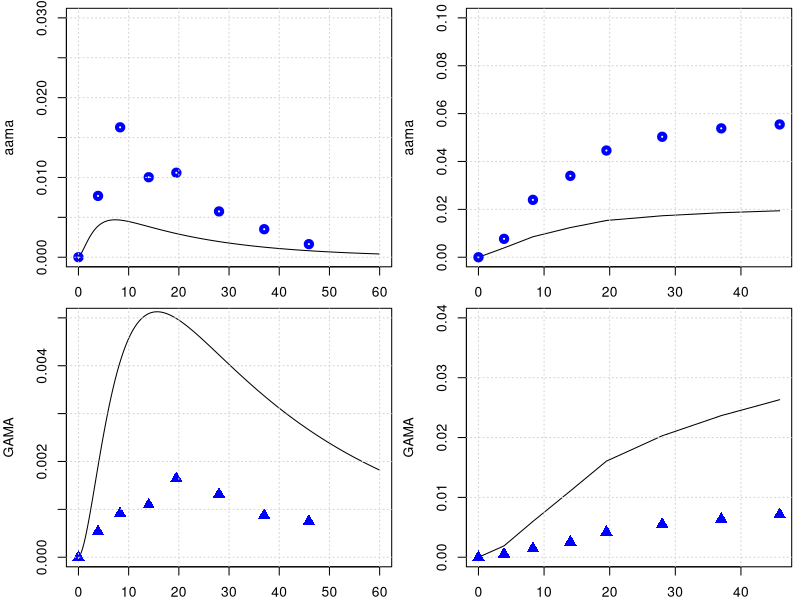

Source code (R):
library(deSolve)
library(minpack.lm)
graphics.off()

# body weight in kg
BW = 70 
# fractions of BW
##https://journals.sagepub.com/doi/pdf/10.1177/ANIB_32_3-4
F_B = 0.079 
F_B_AB = 0.35 #fraction: arterial blood of blood volume
F_B_VB = 0.65 #fraction: venous blood of blood volume
F_Li = 0.026
F_Ki = 0.0044
F_T = 1-(F_B+F_Li+F_Ki)
# organ volumes in L
V_AB <- BW*F_B*F_B_AB 
V_VB <- BW*F_B*F_B_VB 
V_T <- BW*F_T
V_Ki <- BW*F_Ki
V_Li <- BW*F_Li
# cardiac output in L/(kg*h)
##https://journals.sagepub.com/doi/pdf/10.1177/ANIB_32_3-4
QCC = 16        #12.5 # maybe 14 or 6.5 check?
Q_C = QCC*BW^0.75
#FQ_P = 2.5/100 Trine: We don't have a lung compartment in this model
FQ_Li = 0.255
FQ_Ki = 0.19 #total - there is also an aterial flow rate 
FQ_T = 1 -( FQ_Li + FQ_Ki) # +FQ_P) Trine: We don't have a lung compartment in this model
Q_Li <- Q_C*FQ_Li
Q_Ki <- Q_C*FQ_Ki
Q_T <- Q_C*FQ_T

# partition coefficient 
### we comback later
pAA_TB = 0.2
pAA_KiB = 0.8
pAA_LiB = 0.33 
# Maybe we said it earlier and these parameters are not sensitive to the model, but from which paper did you get the values of these partition coefs., 
# in the paper of Sweeney and of Li are different pAA_LiB = 0.4 and pAA_KiB = 0.8.

###I came across this paper and has a lot of interesting toxicokinetc data. Humans are
##exposed to acrylamide and measure urine metabolites. They measured 60% or possibly more.
##of ingested acrylamide is absorbed. 
##We can use half-lives, metabolite fractions, pathway ratios etc. to validate the PBPK in humans.
## 'Toxicokinetics of acrylamide in humans after ingestion of a defined dose in a test meal to improve risk assessment for acrylamide carcinogenicity'
#DOI: 10.1158/1055-9965.EPI-05-0647

# reaction rate constants 
k_AAuptake = 1 #1/h

k_onAA_T = 0.028  #1/h     # we took it from Sweenney
k_onAA_B = 0.0036  #1/h
k_onAA_Li = 0.071 #1/h
k_onAA_Ki = 0.13 #1/h

# from 0.23 to 0.35
k_cl_GSH = 0.35   # 1/h   # the half-life (t1/2) of hepatic GSH in humans is 2-3 h,then k ranges (0.23- 0.35h-1) 
#Reed et al 'A mathematical model of glutathione metabolism'
#Theoretical Biology and Medical Modelling 2008,5:8    doi:10.1186/1742-4682-5-8

# k_onAA_GSH = 0.55 # L/(mmol h)
# check, we do not use it any more.
k_exc_AAMA = 0.049   # 0.049 #1/h or 0.13 # this will change the shape


MW_aa = 71   # mg/mmol
MW_ga = 87   # mg/mmol
MW_GSH = 307.32 # mg/mmol

# Maximum velocity for enzymatic reaction 
V_max_p450 = 9 /MW_aa*BW^0.7  # mg/h  from Sweenney paper, checked!
# maximum rate of GA and AA conjugation with GSH (mg/(h BW^0.7))
Vmax_AA_GSH <- 22*BW^0.7 # from the Sweeny  fitted   mg/h

k_0_GSH = 7   # from Sweeney paper.
MW_GSH = 307.32     # mg/mmol
AGSH0 = k_0_GSH * V_Li * MW_GSH



#????????????????????????????????
#????????????????????????????????
#????????????????????????????????
#????????????????????????????????
#????????????????????????????????
#????????????????????????????????
### PARAMETERS FOR GA
# partition coefficient
pGA_TB = 0.97
pGA_LiB = 0.9
pGA_KiB = .3

#k_onGA_GSH = 0.8 #L/(mmol h)

k_onGA_T = 0.089       #1/h
k_onGA_B = 0.108       #1/h
k_onGA_Ki = k_onAA_T/2 #1/h
k_onGA_Li = 0.115      #1/h

k_exc_GAMA = 0.027     # 0.077 #1/h  # or 0.027 # from sweeney
k_exc_GAOH = 0.077     # 1/h  # from sweeney
#k_exc_GA <- .4         # 1/h Q_Ki*0.025

PL1 = 1.7     # !$'liver/blood partition AA'
PL2 = 0.9     # !$'liver/blood partition GA'

VMAXGC1 = 1   #!Vmax for GSH-AA conjugation mg/hr-kg^0.7
VMAXG1 = VMAXGC1/MW_aa*BW**0.7    # !$'Liver AA-GSH rate'

# Maximum velocity for enzymatic reaction 
V_max_EH = 20 /MW_ga*BW^0.7  
KM_p450 = 10.0
KM_EH = 100.0
# maximum rate of GA and AA conjugation with GSH (mg/(h BW^0.7))
Vmax_GA_GSH <- 20*BW^0.7 # from the Sweeny  fitted   mg/h

KMG1 = 100  #!Km with respect to AA for GSH conjugation mg/L (from Sweeny code) 
# Trine: This should be mg. Delete the term MW_aa
# Sweeney has this parameter for rats ans 100 mg/L why did you use this number and why divived by MW??
# Sweeney says this is 64 mg/L in the paper##This comment is wrong ignore
KMGG = 0.1/MW_GSH        # !KM with respect to GSH for AA or GA conjugation with GSH mmol/L. Trine: should be mg/L
####and that this is 307 mg/L #This comment is wrong ignore
KMG2 = 100  #!Km with respect to GA for GSH conjugation mM. Trine: This should be mg. Delete the term MW_aa
#The same comment as for KMG1


# from the code, not from paper
KPT_Li = 0.015    # !'protein turnover rate in liver'# this is confimred in the exp. values of Sweeney
KPT_Ki = 0.013    #  !'protein turnover rate in kidney'# 1/h this is 0.012 in Sweeney, I guess its not much of difference
KPTR = 0.013      # !'protein turnover rate in rpt'# this is 0.012 in Li et.al
KPTS = 0.0039     # !'protein turnover rate in spt'# and this they have it 0.0051 Sweeney and Li 0.0012 refering to Sweeney
KPTRB = 0.0039    # !'protein turnover rate in rbc'# how did we get that?
KPTPL = 0.0039    # !'protein turnover rate in plasma'# Sweeney has 0.012 for this value
# +++++++++++++++++++++++++++++++++++++++++++++++++++++++++++++++++
# create list of parameter
# +++++++++++++++++++++++++++++++++++++++++++++++++++++++++++++++++
params <- unlist(c(data.frame(pAA_TB, pAA_LiB, pAA_KiB,
                              pGA_TB, pGA_LiB, pGA_KiB,
                              k_onAA_T, k_onAA_B, k_onAA_Li,  k_onAA_Ki,
                              k_onGA_T, k_onGA_B, k_onGA_Li, k_onGA_Ki, 
                              k_exc_AAMA, k_exc_GAMA,
                              k_cl_GSH, V_max_p450, KM_p450, V_max_EH, KM_EH,
                              k_AAuptake)
))
yini <- c(m_AA_AB = 0.0, m_GA_AB = 0.0,      a_pb_AA_B = 0 ,
          m_AA_VB = 0.0, m_GA_VB = 0.0,
          m_AA_Ki = 0.0, m_GA_Ki = 0.0, m_AA_dose = 0 ,
          m_AA_Li = 0.0, m_AAMA = 0.0, 
          m_GA_Li = 0.0, a_pb_GA_Li = 0.0,
          m_GAMA  = 0.0,       
          m_GSH_Li = k_0_GSH * V_Li * MW_GSH, 
          m_AA_T = 0.0, m_GA_T = 0.0,
          m_GAOH = 0.0, 
          m_AA_out = 0.0, m_AA_in = 0.0, m_AA_accum = 0.0, m_AA_free = 0.0, 
          m_GA_out = 0.0, m_GA_in = 0.0, m_GA_accum = 0.0, m_GA_free = 0.0, 
          a_pb_AA_Ki = 0,  a_pb_AA_Li = 0,
          a_pb_GA_Ki = 0, a_pb_AA_T = 0
)
# ++++++++++++++++++++++++++++++++++++++++++++++++++++++++++++++++++
# PBPK model for Acrylamide 
# ++++++++++++++++++++++++++++++++++++++++++++++++++++++++++++++++++
PBPKmodelAA <- function(t,state,parameter){
  with(as.list(c(t,state,parameter)), {
    #----#---#  Model for AA  #---#---#
    # concentrations blood in the organs in mg/L
    c_AA_AB <- m_AA_AB/V_AB   
    c_AA_VB <- m_AA_VB/V_VB
    c_AA_T <- m_AA_T/V_T
    c_AA_Li <- m_AA_Li/(V_Li*PL1) #Trine: Should we multiply with PL1 as we do for GA
    c_AA_Ki <- m_AA_Ki/V_Ki
    
    c_GSH_Li <- m_GSH_Li/V_Li
    # units checked -> mg/h   
    dm_AA_dose <- -k_AAuptake*m_AA_dose
    
    # Blood
    #-----------------------------
    # units checked -> mg/h   
    dm_AA_AB <- Q_C*(c_AA_VB - c_AA_AB) -k_onAA_B*m_AA_AB
    # units checked -> mg/h   
    dm_AA_VB <- Q_T*(c_AA_T/pAA_TB) +Q_Li*(c_AA_Li/pAA_LiB) +Q_Ki*(c_AA_Ki/pAA_KiB) - Q_C*c_AA_VB -k_onAA_B*m_AA_VB
    
    # Trine: I added this. Can we make an overall turnover rate in blood? Is this correct? 
    da_pb_AA_B <- k_onAA_B*m_AA_AB + k_onAA_B*m_AA_VB - a_pb_AA_B*KPTRB
    
    # Kidney
    #---------------------------------
    # units checked -> mg/h   
    dm_AA_Ki <- Q_Ki*c_AA_AB -Q_Ki*(c_AA_Ki/pAA_KiB) -k_onAA_Ki*m_AA_Ki 
    
    # protein tunr over AA in Kidney
    da_pb_AA_Ki <- k_onAA_Ki*m_AA_Ki - a_pb_AA_Ki*KPT_Ki
   
    # unit chekced mg/h 
    metAA_GSH <- Vmax_AA_GSH * c_AA_Li * c_GSH_Li / ( (KMG1 + c_AA_Li) * (KMGG + c_GSH_Li) )
    # Then the units of this eq. are not mg/h, with the KMG1 & KMGG having the MW!
    
    metAA_P450 <- V_max_p450 * MW_aa*c_AA_Li/ (KM_p450+c_AA_Li)
    
    # units checked -> mg/h  
    dm_AA_Li <- Q_Li*(c_AA_AB - c_AA_Li/pAA_LiB) + k_AAuptake*m_AA_dose - k_onAA_Li*m_AA_Li  - metAA_P450 - metAA_GSH 
    
    # protein turn over AA in Liver
    da_pb_AA_Li <- k_onAA_Li*m_AA_Li - a_pb_AA_Li * KPT_Li
    
    # Tissue
    #--------------------------------------------------------------
    # units checked -> mg/h   
    dm_AA_T <- Q_T*(c_AA_AB - c_AA_T/pAA_TB) -k_onAA_T*m_AA_T
    # protein turn over AA in Tussue
    da_pb_AA_T <- k_onAA_T*m_AA_T - a_pb_AA_T * KPTS
    
    # Urine
    #-------------------------------------------------------------
    # units checked -> mg/h   
    dm_AAMA <- metAA_GSH  - m_AAMA*k_exc_AAMA 

    dm_AA_out <- metAA_P450 + metAA_GSH
    dm_AA_in <- k_AAuptake*m_AA_dose
    dm_AA_accum <- k_onAA_B*m_AA_AB +k_onAA_B*m_AA_VB +k_onAA_T*m_AA_T +k_onAA_Li*m_AA_Li +k_onAA_Ki*m_AA_Ki
    dm_AA_free <- dm_AA_AB + dm_AA_VB +dm_AA_T +dm_AA_Li +dm_AA_Ki
    
    ########################################################################################    
    #----#---#  Model for Ga  #---#---#    
    #concentrations blood in the organs in mg/L
    c_GA_AB <- m_GA_AB/V_AB ;   c_GA_VB <- m_GA_VB/V_VB
    c_GA_T <- m_GA_T/V_T
    c_GA_Li <- m_GA_Li/(V_Li*PL2)
    c_GA_Ki <- m_GA_Ki/V_Ki
    
    # Blood
    #-----------------------------
    # units checked -> mg/h   
    dm_GA_AB <- Q_C*(c_GA_VB - c_GA_AB) -k_onGA_B*m_GA_AB
    # units checked -> mg/h   
    dm_GA_VB <- Q_T*(c_GA_T/pGA_TB) +Q_Li*(c_GA_Li/pGA_LiB) +Q_Ki*(c_GA_Ki/pGA_KiB) - Q_C*c_GA_VB -k_onGA_B*m_GA_VB
    # units checked -> mg/h   
    
    # Kidney
    #---------------------------------
    dm_GA_Ki <- Q_Ki*c_GA_AB -Q_Ki*(c_GA_Ki/pGA_KiB) -k_onGA_Ki*m_GA_Ki 
    # protein tunr over AA in Kidney
    da_pb_GA_Ki <- k_onGA_Ki*m_GA_Ki - a_pb_GA_Ki*KPT_Ki
    
    # Liver
    #--------------------------------
    # units checked -> mg/h
    metGA_GSH <- Vmax_GA_GSH * c_GSH_Li *c_GA_Li / (c_GA_Li + KMG2)/(c_GSH_Li + KMGG)
    metGA_EH <- V_max_EH *MW_ga *c_GA_Li / (KM_EH + c_GA_Li)
    # units checked -> mg/h 
    dm_GA_Li <- Q_Li*(c_GA_AB - c_GA_Li/pGA_LiB) - k_onGA_Li*m_GA_Li + metAA_P450 - metGA_GSH -metGA_EH 
    
    # protein tunr over GA in Liver
    da_pb_GA_Li = k_onGA_Li*m_GA_Li - a_pb_GA_Li*KPT_Li 
    
    # units checked -> mg/h, 
    dm_GAMA <-  metGA_GSH  -m_GAMA*k_exc_GAMA
    
    #????????????????????????????????????????????
    # we need a new k_exc_GAOH
    dm_GAOH <- metGA_EH -m_GAOH*k_exc_GAOH
    
    # Tissue    #-----------------------------------------------------
    dm_GA_T <- Q_T*(c_GA_AB - c_GA_T/pGA_TB) -k_onGA_T*m_GA_T
  
    # Liver
    #--------------------------------
    # units checked -> mg/h
    dm_GSH_Li <- k_0_GSH * V_Li * MW_GSH - k_cl_GSH*m_GSH_Li  - metAA_GSH - metGA_GSH
    
    dm_GA_out <- metGA_GSH + metGA_EH 
    dm_GA_in <- metAA_P450
    dm_GA_accum <- k_onGA_B*m_GA_AB +k_onGA_B*m_GA_VB +k_onGA_T*m_GA_T +k_onGA_Li*m_GA_Li +k_onGA_Ki*m_GA_Ki
    dm_GA_free <- dm_GA_AB + dm_GA_VB +dm_GA_T +dm_GA_Li +dm_GA_Ki 
    
    return(list(c(dm_AA_AB,    dm_GA_AB,   da_pb_AA_B,
                  dm_AA_VB,    dm_GA_VB,
                  dm_AA_Ki,    dm_GA_Ki,    dm_AA_dose,
                  dm_AA_Li,    dm_AAMA,   
                  dm_GA_Li,   da_pb_GA_Li, dm_GAMA,
                  dm_GSH_Li,  dm_AA_T,     dm_GA_T,
                  dm_GAOH,
                  dm_AA_out,  dm_AA_in,   dm_AA_accum,  dm_AA_free,
                  dm_GA_out,  dm_GA_in,   dm_GA_accum,  dm_GA_free,
                  da_pb_AA_Ki,    da_pb_AA_Li,
                  da_pb_GA_Ki,    da_pb_AA_T    )))
  })
}
PBPKmodelAA <- compiler::cmpfun(PBPKmodelAA)



################################################################
# manual readout from Kopp and Dekant 2009
################################################################
times <- seq(from = 0, to = 60, by = 0.1)
diet <- data.frame(var = "m_AA_dose", method = "add",
                   time = c(0.0),  value = 0.5 *BW /1000 )  # dose of 0.05 microg/kg bw
out <- ode(y = yini, times = times, func = PBPKmodelAA, parms = params, events = list(data = diet))
yobs_urine <- data.frame(
  time = c(0.0, 3.9, 8.3, 14, 19.5, 28, 37, 45.9),
  AAMA = c(0.0/1000000, 32.8/1000000, 69.5/1000000, 42.8/1000000, 45.2/1000000, 24.5/1000000, 15/1000000, 7/1000000)*234.28, #https://pubchem.ncbi.nlm.nih.gov/compound/N-Acetyl-S-_2-carbamoylethyl_-L-cysteine
  GAMA = c(0.0, 2.15*1e-6, 3.66*1e-6, 4.38*1e-6, 6.57*1e-6, 5.26*1e-6, 3.50*1e-6, 3.0*1e-6)*250.27
)


# plot for AAMA in urinary
par(mfrow=c(2,2),mar=c(2,4,.5,.5))
plot(out[,'time'], out[,'m_AAMA']   ,type = 'l',xlab = 'time', ylab = 'aama', ylim = c(0,.03) )
points(yobs_urine$time, yobs_urine$AAMA , col="blue", lwd = 4) ; grid()
time_points_measure_unrine = c(1, 40, 84, 141, 196, 280 , 371, 460)
tamtam = out[,'m_AAMA'][time_points_measure_unrine ]
plot(yobs_urine$time, cumsum( tamtam ),type = 'l', ylab = 'aama', ylim = c(0,.1), xlab = 'time' ); grid()
points(yobs_urine$time, cumsum(yobs_urine$AAMA) , col="blue", lwd = 4)

# plot for GAMA 
plot(out[,'time'], out[,'m_GAMA']  ,type = 'l',xlab = '', ylab = 'GAMA', ylim = c(0,.005) )
points(yobs_urine$time, yobs_urine$GAMA , col="blue", cex = 1.5, pch = 17); grid()
time_points_measure_unrine = c(1, 40, 84, 141, 196, 280 , 371, 460)
tamtam = out[,'m_GAMA'][time_points_measure_unrine ]
plot(yobs_urine$time, cumsum( tamtam ),type = 'l',xlab = '', ylab = 'GAMA', ylim = c(0,.04) ); grid()
points(yobs_urine$time, cumsum(yobs_urine$GAMA) , col="blue",cex = 1.5, pch = 17)



##################################################################################
#### Check mass balance
#################################################################################

Qbal = Q_C - Q_T - Q_Ki - Q_Li 
